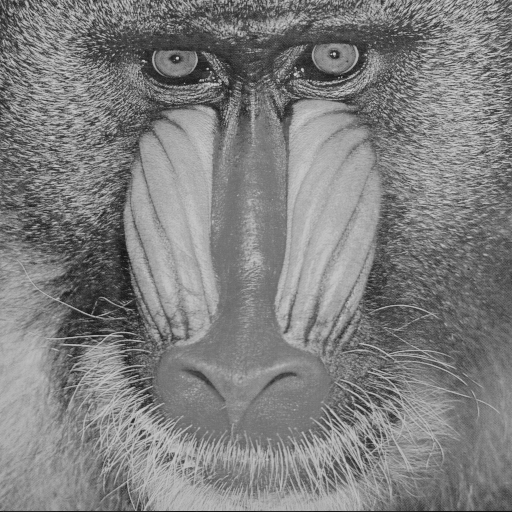
#> input picture img/baboon.tif, 512 x 512 px, found by its file name
$ jupyter execute histogram-equalization.ipynb
#> lines starting #> are read from the running program, lines starting #| are printed output that depends on the picture
[cell 1]
import matplotlib.image as mpimg
import matplotlib.pyplot as plt
import numpy as np

[cell 2]
img = mpimg.imread('baboon.tif')
#> img is the input picture: shape (512, 512); min 16, max 214, mean 127.3
img.dtype, img.shape, type(img)

[cell 3]
imgeq = img.copy()

[cell 4]
px = img.shape[0]*img.shape[1]
#> px = 262144
imhist, bins = np.histogram(img.flatten(), 256)
#> imhist = 256 values, max 3169 at index 135, min 0 at index 4, mean 1024; bins = 257 values from 16 to 214
cdf = imhist.cumsum()
#> cdf = 256 values from 34 to 262144
newgray = (cdf*255/px).astype(int)
#> newgray = 256 values from 0 to 255

[cell 5]
for i in range(img.shape[0]):
  for j in range(img.shape[1]):
    temp = img[i][j]
    imgeq[i][j] = newgray[temp]
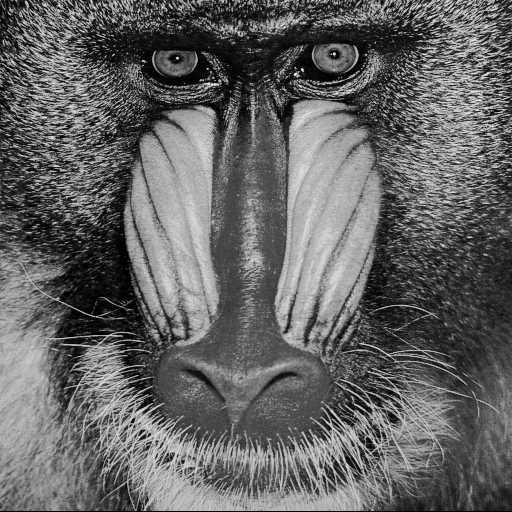
#> imgeq: shape (512, 512); min 0, max 245, mean 99.6

[cell 6]
plt.figure(figsize=(10, 10))

plt.subplot(2, 2, 1)
plt.imshow(img, cmap = 'gray')
plt.axis('off')

plt.subplot(2, 2, 2)
plt.imshow(imgeq, cmap = 'gray')
plt.axis('off')

plt.subplot(2, 2, 3)
plt.title('Original')
ax = plt.hist(img.ravel(), bins = 256)

plt.subplot(2, 2, 4)
plt.title('Equalised')
ax = plt.hist(imgeq.ravel(), bins = 256, color = 'red')

plt.subplots_adjust(hspace = 0.05)
plt.show()
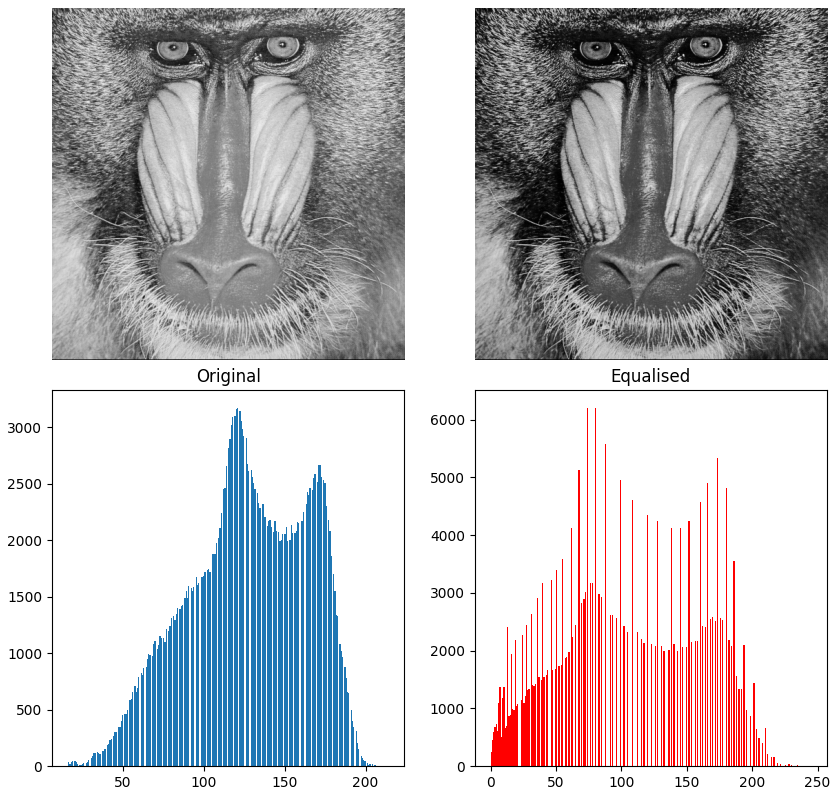
#> figure drawn by matplotlib, 4 panels; panel 3: tallest bar 3169 high, from x = 120.4 to 121.2; panel 4: tallest bar 6199 high, from x = 73.69 to 74.65

$ run again, with img/columbia.tif copied over img/baboon.tif
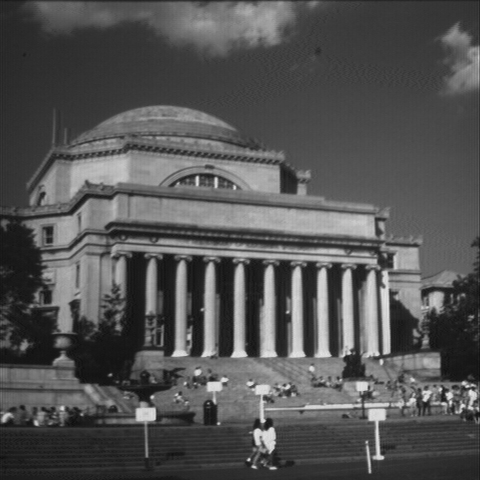
#> input picture img/columbia.tif, 480 x 480 px, found by its file name
#> img is the input picture: shape (480, 480); min 14, max 231, mean 84.1
#> imhist = 256 values, max 3344 at index 54, min 0 at index 6, mean 900; bins = 257 values from 14 to 231
#> cdf = 256 values from 3 to 230400
#> newgray = 256 values from 0 to 255
#> after the loop `for i in range(img.shape[0]):`:
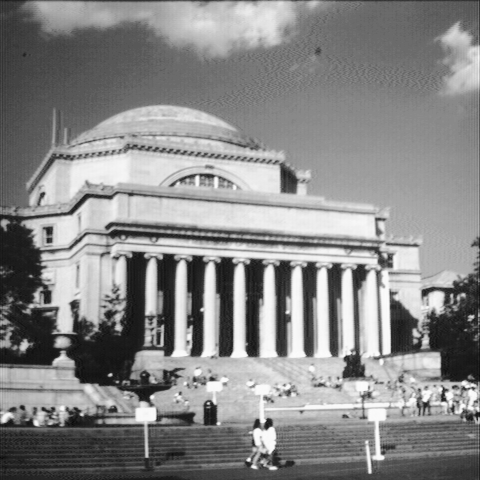
#> imgeq: shape (480, 480); min 9, max 253, mean 136
#> `plt.show()`:
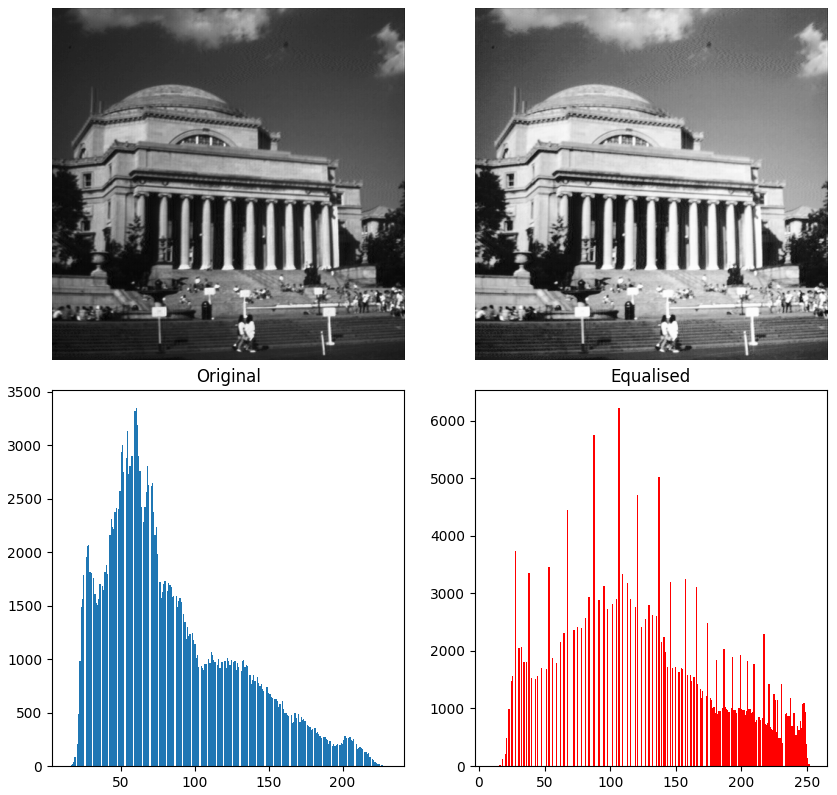
#> figure drawn by matplotlib, 4 panels; panel 3: tallest bar 3344 high, from x = 59.77 to 60.62; panel 4: tallest bar 6219 high, from x = 106.2 to 107.2

$ run again, with img/lake.tif copied over img/baboon.tif
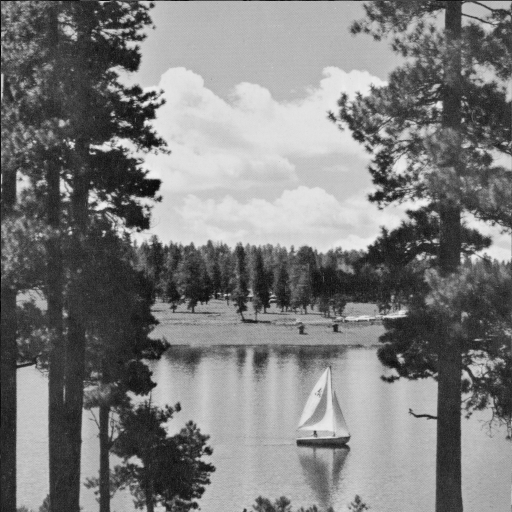
#> input picture img/lake.tif, 512 x 512 px, found by its file name
#> img is the input picture: shape (512, 512); min 1, max 239, mean 124.7
#> imhist = 256 values, max 3744 at index 195, min 0 at index 14, mean 1024; bins = 257 values from 1 to 239
#> cdf = 256 values from 1 to 262144
#> newgray = 256 values from 0 to 255
#> after the loop `for i in range(img.shape[0]):`:
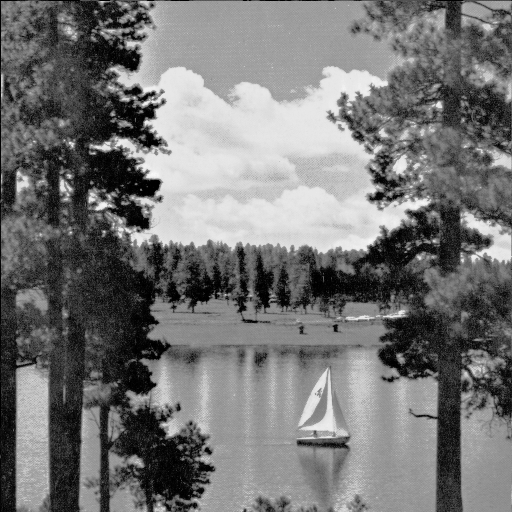
#> imgeq: shape (512, 512); min 0, max 249, mean 116.5
#> `plt.show()`:
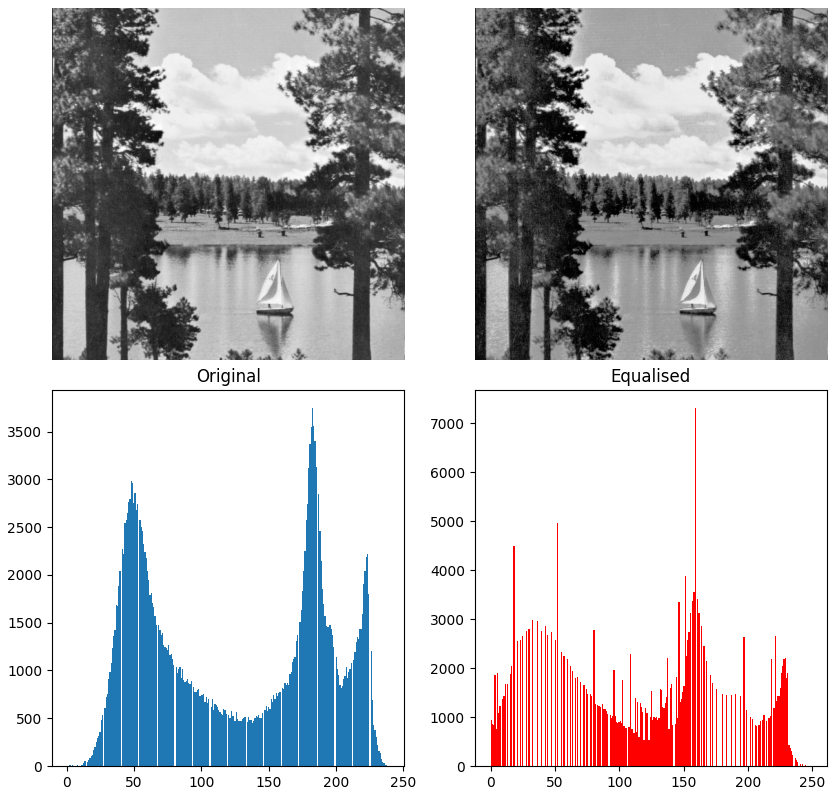
#> figure drawn by matplotlib, 4 panels; panel 3: tallest bar 3744 high, from x = 182.3 to 183.2; panel 4: tallest bar 7303 high, from x = 158.5 to 159.5
